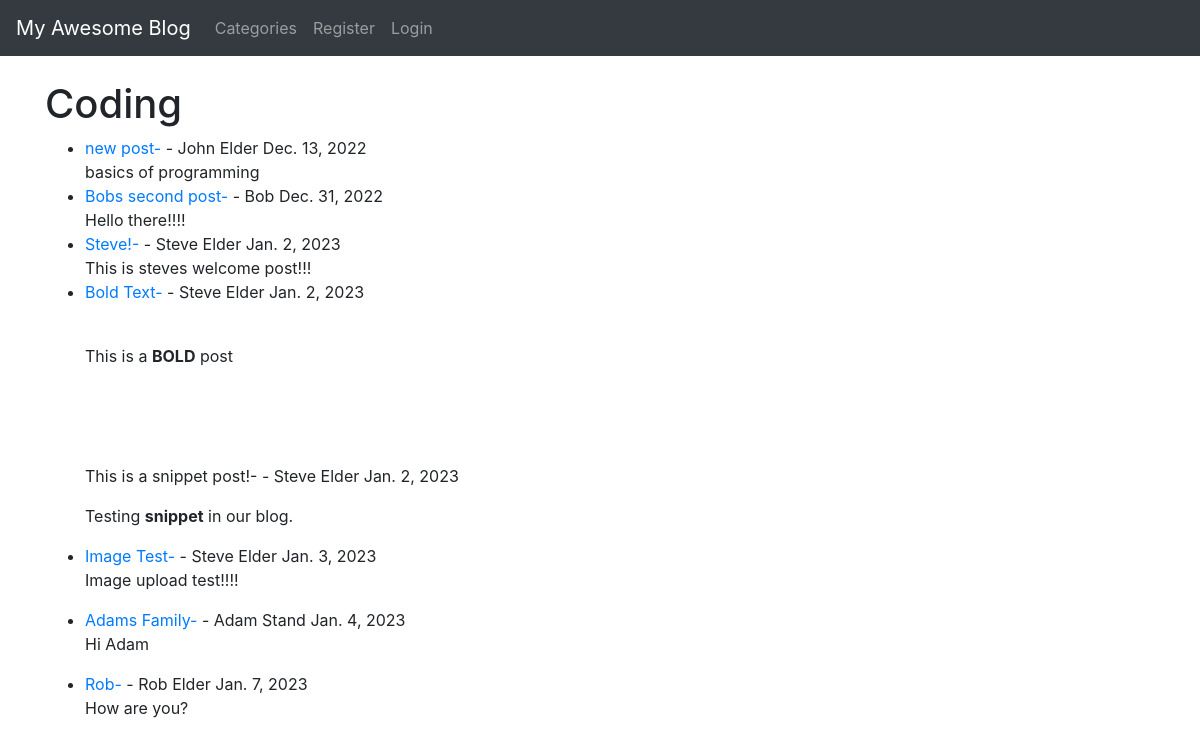
/category/coding/, run on the app's committed database.
### theblog/models.py (models this page shows, shortened)
class Post(models.Model):
    title = models.CharField(max_length=1000)
    header_image = models.ImageField(null=True, blank=True, upload_to='images/')
    title_tag = models.CharField(max_length=255)
    author = models.ForeignKey(User, on_delete=models.CASCADE)
    body = RichTextField(blank=True, null=True)
    post_date = models.DateField(auto_now_add=True)
    category = models.CharField(max_length=255, default='Not Described')
    snippet = models.CharField(max_length=255)
    likes = models.ManyToManyField(User, related_name='blog_posts')

### theblog/views.py (the view)
# urls.py: path('category/<str:cats>/',CategoryView,name='category'),
def CategoryView(request, cats):
    category_posts = Post.objects.filter(category=cats.replace('-', ' '))
    return render(request, 'categories.html', {'cats': cats.title(), 'category_posts': category_posts})

### theblog/templates/categories.html (shortened to what this page needs)
{% extends 'base.html' %}
{% block content %}
{% if category_posts %}
<h1>{{ cats }}</h1>
<ul>
{% for post in category_posts %}
    <li><a href="{% url 'article-detail' post.pk %}">{{post.title}}-</a> -
        {{post.author.first_name}} {{post.author.last_name}} {{post.post_date}}
         <br/>
{{post.body|slice:":200"|safe}}</li>
{% endfor %}
</ul>
{% else %}
<h2>This page does not exist...</h2>
{%endif%}
{% endblock %}

### theblog/templates/base.html (shortened to what this page needs)
<!doctype html>
<html lang="en">
  <head>
    <link rel="stylesheet" href="https://cdn.jsdelivr.net/npm/bootstrap@4.3.1/dist/css/bootstrap.min.css">
  </head>
  <body>
  <nav class="navbar navbar-expand-lg navbar-dark bg-dark">
  <a class="navbar-brand" href="{% url 'home' %}">My Awesome Blog</a>
  <div class="collapse navbar-collapse" id="navbarSupportedContent">
    <ul class="navbar-nav mr-auto">
      {% if cat_menu %}
      <li class="nav-item dropdown">
        <a class="nav-link dropdown-toggle" href="#" id="navbarDropdown" role="button" data-toggle="dropdown" aria-haspopup="true" aria-expanded="false">
          Categories
        </a>
        <div class="dropdown-menu" aria-labelledby="navbarDropdown">
          {%for item in cat_menu%}
          <a class="dropdown-item" href="{% url 'category' item|slugify %}">{{item}}</a>
          {% endfor %}
        </div>
      </li>
      {% else %}
      <li class="nav-item">
        <a class="nav-link" href="{% url 'category-list'%}">Categories</a>
      </li>
      {% endif %}
      {% if user.is_authenticated %}
      <li class="nav-item">
        <a class="nav-link" href="{% url 'add_post'%}">Add Post</a>
      </li>
      <li class="nav-item">
        <a class="nav-link" href="{% url 'add_category'%}">Add Category</a>
      </li>
      {% else %}
      <li class="nav-item">
        <a class="nav-link" href="{% url 'register'%}">Register</a>
      </li>
      <li class="nav-item">
        <a class="nav-link" href="{% url 'login'%}">Login</a>
      </li>
      {% endif %}
    </ul>
  </div>
</nav>
  <br/>
  <div class="container">
    {% block content %}
    {% endblock %}
  </div>
  </body>
</html>

### data on the page
Post: title "new post", author.first_name "John", author.last_name "Elder", post_date "Dec. 13, 2022", body "basics of programming"
Post: title "Bobs second post", author.first_name "Bob", post_date "Dec. 31, 2022", body "Hello there!!!!"
Post: title "Steve!", author.first_name "Steve", author.last_name "Elder", post_date "Jan. 2, 2023", body "This is steves welcome post!!!"
Post: title "Bold Text", author.first_name "Steve", author.last_name "Elder", post_date "Jan. 2, 2023", body "This is a BOLD post"
Post: title "This is a snippet post!", author.first_name "Steve", author.last_name "Elder", post_date "Jan. 2, 2023", body "Testing snippet in our blog."
Post: title "Image Test", author.first_name "Steve", author.last_name "Elder", post_date "Jan. 3, 2023", body "Image upload test!!!!"
Post: title "Adams Family", author.first_name "Adam", author.last_name "Stand", post_date "Jan. 4, 2023", body "Hi Adam"
Post: title "Rob", author.first_name "Rob", author.last_name "Elder", post_date "Jan. 7, 2023", body "How are you?"

### other printed values
{{ cats }} "Coding"
